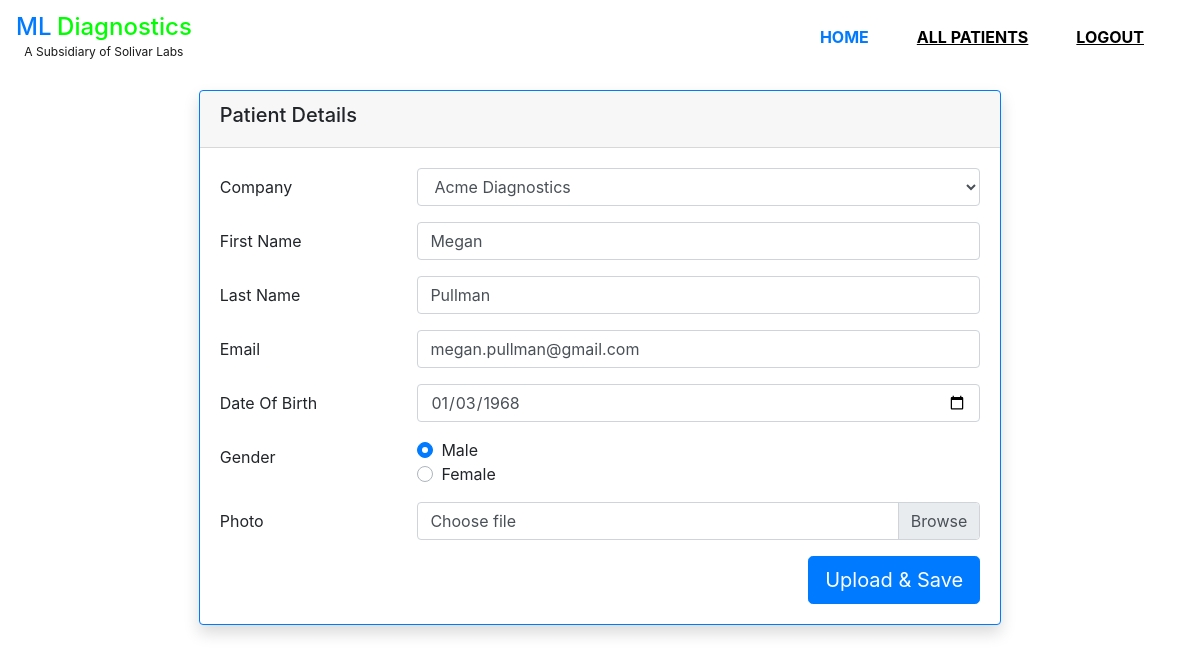
The app's page /patient/edit/3/ with its own data.
### models.py (models this page shows, shortened)
class Patient(db.Model):
    __tablename__ = 'patients'
    id = db.Column(db.Integer, primary_key=True)
    first_name = db.Column(db.String(50))
    last_name = db.Column(db.String(100))
    email = db.Column(db.String(255), unique=True)
    photo = db.Column(db.String)
    date_of_birth = db.Column(db.Date)
    gender = db.Column(db.Enum(Gender))
    phone = db.Column(db.String(16), nullable=True)
    address = db.Column(db.String(300), nullable=True)
    company_id = db.Column(db.Integer, db.ForeignKey('companies.id'),
                           nullable=False, default=1)
    company = db.relationship('Company',
                              backref=db.backref('patients', lazy=True))

### app.py (the view, shortened to what this page needs)
@app.route('/patient/add/', methods=['GET', 'POST'], defaults={'patient_id': None})
@app.route('/patient/edit/<patient_id>/', methods=['GET', 'POST'])
def add_patient(patient_id):
    from forms import PatientForm
    if patient_id:
        id = int(patient_id.replace('P00', '').replace(
            'P0', '').replace('P', ''))
        patient = Patient.query.get(id)
    else:
        patient = Patient()
    form = PatientForm(obj=patient)
    return render_template('add-patient.html', form=form)

### forms.py (shortened to what this page needs)
class PatientForm(FlaskForm):
    company_id = SelectField('Company', choices=[(i.id, i.name)
                                                 for i in db.session.query(Company).all()], coerce=int)
    first_name = StringField(validators=[DataRequired(), Length(max=50)])
    last_name = StringField(validators=[DataRequired(), Length(max=100)])
    email = EmailField(validators=[DataRequired(), Email(), Length(max=255)])
    date_of_birth = MyDateField(validators=[DataRequired()])
    gender = RadioField(choices=[(i.value, i.name)
                                 for i in Gender], coerce=int)
    photo = FileField(validators=[DataRequired()],
                      render_kw={'accept': 'image/*'})

### templates/add-patient.html (shortened to what this page needs)
{% extends 'base2.html' %}
{% block content %}
<div class="container d-flex justify-content-center">
    <div class="col-lg-9">
        <div class="card shadow border-primary mt-3">
            <div class="card-header">
                <h5>Patient Details</h5>
            </div>
            <div class="card-body">
                <form method="POST" action="{{url_for('add_patient')}}" enctype="multipart/form-data" class="{% if form.errors %}was-validated{% endif %}">
                    {% for field in form if field.widget.input_type != 'hidden' %}
                    {% if field.type == 'RadioField' %}
                    <div class="form-group row">
                        {{ field.label(class="col-sm-3 col-form-label") }}
                        <div class="col-sm-9">
                            {% for subfield in field %}
                            <div class="custom-control custom-radio">
                                {{ subfield.label(class="custom-control-label") }}
                            </div>
                            {% endfor %}
                        </div>
                    </div>
                    {% else %}
                    <div class="form-group row">
                        {{field.label(class='col-sm-3 col-form-label')}}
                        <div class="col-sm-9">
                            {% if field.widget.input_type != 'file' %}
                            {% if field.errors %}
                            {{field(class='form-control',value='')}}
                            {% else %}
                            {{field(class='form-control')}}
                            {% endif %}
                            {% else %}
                            <div class="custom-file">
                                <label class="custom-file-label" for="{{field.widget.id}}">Choose file</label>
                            </div>
                            {% endif %}
                        </div>
                    </div>
                    {% endif %}
                    {% endfor %}
                    <input type="submit" class="btn btn-primary btn-lg float-right" value="Upload & Save">
                </form>
            </div>
        </div>
    </div>
</div>
{% endblock %}

### records on screen
Patient: company_id "Acme Diagnostics" "Megan" "Pullman" "megan.pullman@gmail.com" "01/03/1968"

### other values on screen
{{ field.label(class='col-sm-3 col-form-label') }} "Company" "First Name" "Last Name" "Email" "Date Of Birth" "Photo"
{{ field.label(class="col-sm-3 col-form-label") }} "Gender"
{{ subfield.label(class="custom-control-label") }} "Male" "Female"
